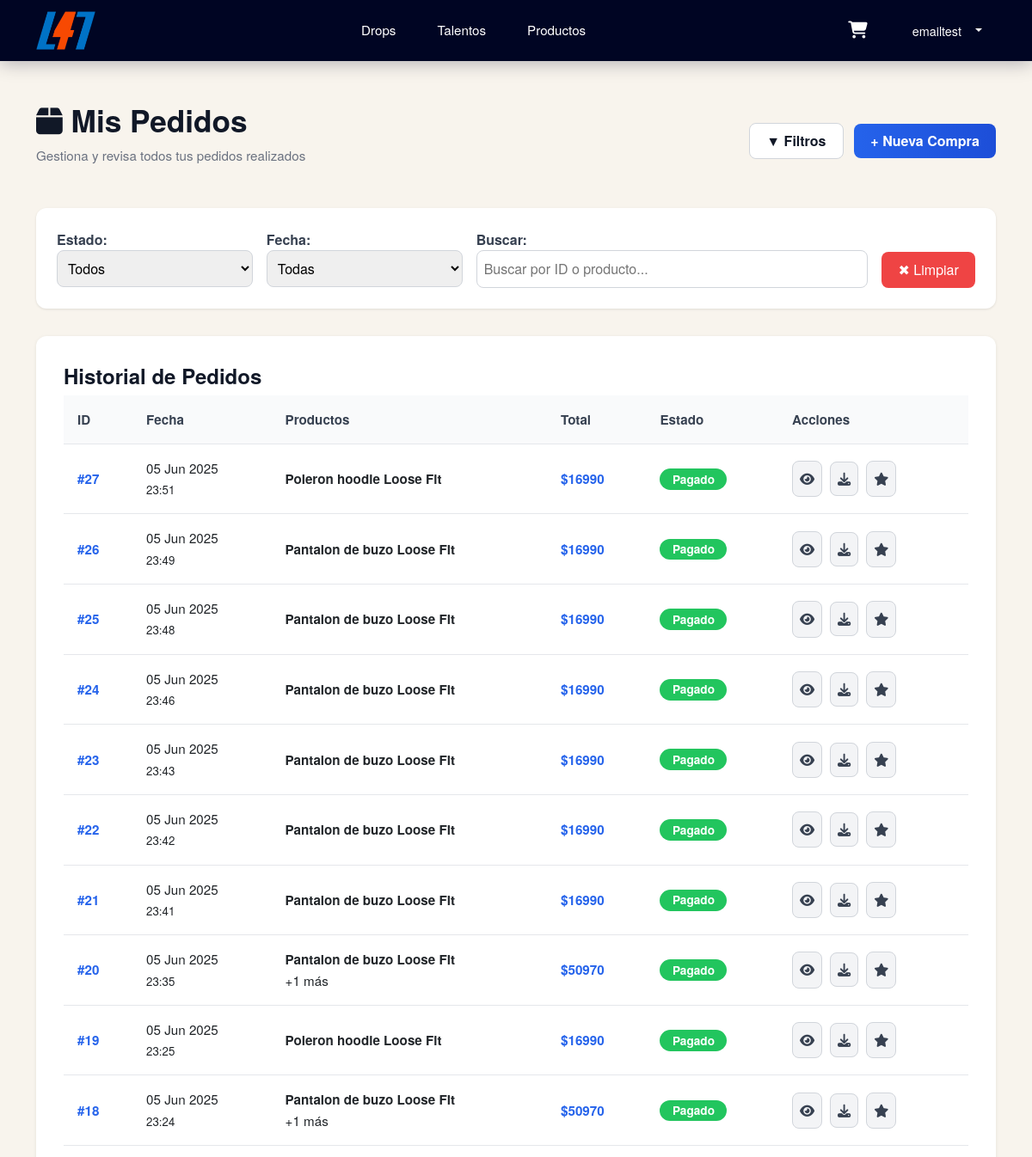
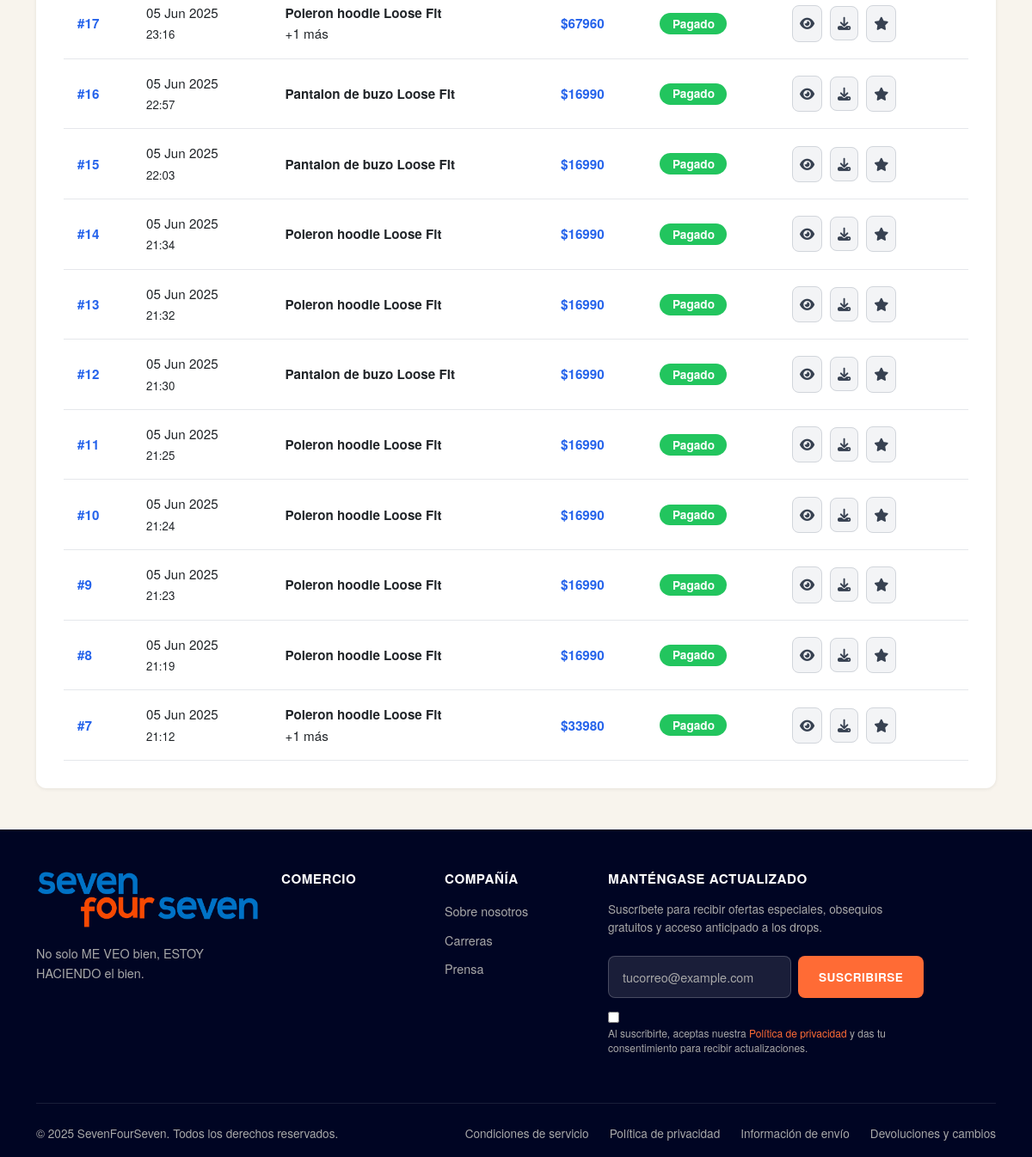
The app's page /orders/mis_pedidos/ (signed in) with its own data (2 pictures, top to bottom).
### apps/user/models.py (models this page shows, shortened)
class CustomUser(AbstractUser):
    image = models.ImageField('Imagen de perfil', upload_to='perfil/', blank=True, null=True)
    active_user = models.BooleanField(default=True)
    admin_user = models.BooleanField(default=False)
    is_staff = models.BooleanField(default=False)

### apps/orders/models.py (models this page shows, shortened)
class Order(models.Model):
    user = models.ForeignKey(CustomUser, on_delete=models.CASCADE)
    created_at = models.DateTimeField(auto_now_add=True)
    total = models.DecimalField(max_digits=10, decimal_places=2)
    payment_id = models.CharField(max_length=100, blank=True, null=True)  # para almacenar ID de MercadoPago/Webpay
    status = models.CharField(max_length=50, default='Pendiente')  # puedes usar: Pendiente, Pagado, Cancelado, etc.

class OrderItem(models.Model):
    order = models.ForeignKey(Order, on_delete=models.CASCADE, related_name='items')
    product = models.ForeignKey(Product, on_delete=models.DO_NOTHING)
    quantity = models.PositiveIntegerField()
    subtotal = models.DecimalField(max_digits=10, decimal_places=2)

### apps/product/models.py (models this page shows, shortened)
class Product(models.Model):
    name = models.CharField(max_length=100)
    price = models.DecimalField(max_digits=10, decimal_places=2)
    description = models.TextField()
    category = models.ForeignKey(ProductCategory, on_delete=models.PROTECT, related_name='products')
    drop = models.ForeignKey(Drop, on_delete=models.CASCADE, related_name='products', blank=True, null=True)
    discount = models.IntegerField( blank=True, null=True)
    stock = models.PositiveIntegerField(default=0)
    is_available = models.BooleanField(default=True)

### apps/orders/views.py (the view)
# urls.py: path('mis_pedidos/', views.mis_pedidos, name='mis_pedidos'),
@login_required
def mis_pedidos(request):
    orders = Order.objects.filter(user=request.user).select_related('user').prefetch_related('items__product')
    estado = request.GET.get('estado')
    fecha = request.GET.get('fecha')
    query = request.GET.get('q')
    if estado:
        orders = orders.filter(status__iexact=estado)
    if fecha:
        days = int(fecha)
        from_date = timezone.now() - timedelta(days=days)
        orders = orders.filter(created_at__gte=from_date)
    if query:
        orders = orders.filter(
            Q(id__icontains=query) |
            Q(items__product__name__icontains=query)
        ).distinct()
    orders = orders.order_by('-created_at')
    return render(request, 'orders/mis_pedidos.html', {'orders': orders})

### apps/orders/templates/orders/mis_pedidos.html (shortened to what this page needs)
{% extends 'base.html' %}
{% load static %}
{% block css %}
<link rel="stylesheet" href="{% static 'orders/css/pedidos.css' %}">
{% endblock css %}
{% block content %}
<div class="container py-5">
    <div class="order-header">
        <div>
            <h2><i class="fas fa-box"></i> Mis Pedidos</h2>
            <p class="order-subtitle">Gestiona y revisa todos tus pedidos realizados</p>
        </div>
        <div>
            <a class="btn btn-outline-dark me-2">&#x25BC; Filtros</a>
            <a class="btn btn-primary">+ Nueva Compra</a>
        </div>
    </div>
    <form class="filters w-100" method="get">
        <div style="flex: 1; min-width: 200px">
            <label>Estado:</label>
            <select>
                <option>Todos</option>
            </select>
        </div>
        <div style="flex: 1; min-width: 200px">
            <label>Fecha:</label>
            <select>
                <option>Todas</option>
            </select>
        </div>
        <div style="flex: 2; min-width: 250px">
            <label>Buscar:</label>
            <input type="text" placeholder="Buscar por ID o producto...">
        </div>
        <div style="align-self: end;">
            <button type="submit" class="btn-clear">&#x2716; Limpiar</button>
        </div>
    </form>
    <div class="order-container">
        <h4 style="font-weight: bold; color: #111827;">Historial de Pedidos</h4>
        <table class="orders-table">
            <thead>
                <tr>
                    <th>ID</th>
                    <th>Fecha</th>
                    <th>Productos</th>
                    <th>Total</th>
                    <th>Estado</th>
                    <th>Acciones</th>
                </tr>
            </thead>
            <tbody>
                {% for order in orders %}
                <tr>
                    <td><a href="#">#{{ order.id }}</a></td>
                    <td>{{ order.created_at|date:"d M Y" }}<br><small>{{ order.created_at|time:"H:i" }}</small></td>
                    <td>
                        <strong>{{ order.items.first.product.name }}</strong><br>
                        {% if order.items.count > 1 %}+{{ order.items.count|add:"-1" }} más{% endif %}
                    </td>
                    <td style="color:#2563eb;"><strong>${{ order.total|floatformat:0 }}</strong></td>
                    <td>
                        <span class="badge {{ order.status|lower }}">{{ order.status|title }}</span>
                    </td>
                    <td>
                        <button class="btn-icon"><i class="fas fa-eye"></i></button>
                        <a href="{% url 'orders:download_invoice' order.id %}" title="Descargar boleta"
                            class="btn-icon"><i class="fas fa-download"></i></a>
                        <button class="btn-icon"><i class="fas fa-star"></i></button>
                    </td>
                </tr>
                {% endfor %}
            </tbody>
        </table>
    </div>
</div>
{% endblock %}

### templates/header.html (shortened to what this page needs)
{% load static %}
<nav class="navbar navbar-expand-lg custom-header p-2">
    <div class="container">
        <a class="navbar-brand" href="{% url 'home:home' %}">
            <img src="{% static 'img/sfs-short-logo.png' %}" alt="L41 Logo" id="logoImg">
        </a>
        <div class="collapse navbar-collapse" id="navbarNav">
            <ul class="navbar-nav mx-auto">
                <li class="nav-item">
                    <a class="nav-link" href="{% url 'drop:drops' %}">Drops</a>
                </li>
                <li class="nav-item">
                    <a class="nav-link" href="{% url 'designers:designers' %}">Talentos</a>
                </li>
                <li class="nav-item">
                    <a class="nav-link" href="{% url 'products:products' %}">Productos</a>
                </li>
            </ul>
            <div class="header-actions">
                <a href="{% url 'cart:view_cart' %}" class="cart-btn">
                    <i class="fa-solid fa-cart-shopping"></i>
                </a>
                {% if user.is_authenticated %}
                <div class="dropdown user-dropdown">
                    <button class="dropdown-toggle" type="button" data-bs-toggle="dropdown">
                        <span>{{user.username}}</span>
                    </button>
                </div>
                {% else %}
                <a href="{% url 'user:login' %}" class="cart-btn">
                    <i class="fa-regular fa-user "></i>
                </a>
                {% endif %}
            </div>
        </div>
    </div>
</nav>

### static/css/styles.css (style rules this page uses)
:root { --primary-bg: #000523; --accent-color: #ff6b35; --text-light: #ffffff; --text-muted: #a8a8a8; --hover-bg: rgba(255, 255, 255, 0.1); }
.custom-header { background-color: var(--primary-bg); padding: 0; position: sticky; top: 0; z-index: 1030; box-shadow: 0 2px 20px rgba(0, 5, 35, 0.3); transition: transform 0.3s ease; }
.navbar-brand img { height: 45px; width: auto; transition: transform 0.2s ease; }
.navbar-nav .nav-link { color: var(--text-light) !important; font-weight: 500; font-size: 0.95rem; padding: 0.75rem 1.25rem !important; position: relative; transition: all 0.3s ease; border-radius: 6px; margin: 0 0.25rem; }
.navbar-nav .nav-link::after { content: ""; position: absolute; bottom: 8px; left: 50%; transform: translateX(-50%); width: 0; height: 2px; background-color: var(--accent-color); transition: width 0.3s ease; }
.header-actions { display: flex; align-items: center; gap: 1rem; }
.cart-btn { position: relative; background: none; border: none; color: var(--text-light); padding: 0.75rem; border-radius: 8px; transition: all 0.3s ease; cursor: pointer; }
.cart-btn i { font-size: 1.25rem; }
.user-dropdown .dropdown-toggle { background: none; border: none; color: var(--text-light); padding: 0.75rem 1rem; border-radius: 8px; transition: all 0.3s ease; display: flex; align-items: center; gap: 0.5rem; font-size: 0.9rem; }
.user-dropdown .dropdown-toggle::after { margin-left: 0.5rem; transition: transform 0.3s ease; }

### apps/orders/static/orders/css/pedidos.css (style rules this page uses)
body { background: #f3f4f6; }
.order-header { display: flex; justify-content: space-between; align-items: center; margin-bottom: 2rem; }
.order-header h2 { font-weight: 800; font-size: 2.2rem; color: #111827; }
.order-subtitle { color: #6b7280; font-size: 0.95rem; }
.btn { font-weight: 600; border-radius: 8px; padding: 0.5rem 1.2rem; cursor: pointer; text-decoration: none; }
.btn-primary { background: linear-gradient(to right, #2563eb, #1d4ed8); color: white; border: none; }
.btn-outline-dark { background: white; border: 1px solid #d1d5db; color: #111827; }
.filters { background: white; padding: 1.5rem; border-radius: 12px; box-shadow: 0 1px 3px rgba(0, 0, 0, 0.1); display: flex; flex-wrap: wrap; gap: 1rem; margin-bottom: 2rem; }
.filters label { font-weight: 600; color: #374151; }
.filters input, .filters select { padding: 0.5rem; border-radius: 8px; border: 1px solid #d1d5db; width: 100%; }
.btn-clear { background: #ef4444; color: white; border: none; padding: 0.5rem 1.2rem; border-radius: 8px; }
.order-container { background: white; border-radius: 12px; box-shadow: 0 1px 4px rgba(0, 0, 0, 0.08); padding: 2rem; }
.orders-table { width: 100%; border-collapse: collapse; font-size: 0.95rem; }
.orders-table th, .orders-table td { padding: 1rem; border-bottom: 1px solid #e5e7eb; text-align: left; }
.orders-table th { background: #f9fafb; color: #374151; font-weight: 700; }
.orders-table td a { color: #2563eb; text-decoration: none; font-weight: 600; }
.badge { padding: 0.35rem 0.9rem; border-radius: 9999px; font-size: 0.85rem; color: white; font-weight: 600; }
.badge.pagado { background: #22c55e; }
.btn-icon { background: #f3f4f6; border: 1px solid #d1d5db; border-radius: 8px; padding: 0.5rem; margin-right: 0.3rem; cursor: pointer; }
.btn-icon i { color: #374151; }

### templates/base.html (style rules this page uses)
body { font-family: 'Helvetica Neue', Arial, sans-serif; background-color: #F8F4ED; line-height: 1.6; }

### records on screen
CustomUser: username "emailtest"
Order: id "27", created_at "05 Jun 2025", created_at "23:51", items.first.product.name "Poleron hoodie Loose Fit", total "16990", status "Pagado"
Order: id "26", created_at "05 Jun 2025", created_at "23:49", items.first.product.name "Pantalon de buzo Loose Fit", total "16990", status "Pagado"
Order: id "25", created_at "05 Jun 2025", created_at "23:48", items.first.product.name "Pantalon de buzo Loose Fit", total "16990", status "Pagado"
Order: id "24", created_at "05 Jun 2025", created_at "23:46", items.first.product.name "Pantalon de buzo Loose Fit", total "16990", status "Pagado"
Order: id "23", created_at "05 Jun 2025", created_at "23:43", items.first.product.name "Pantalon de buzo Loose Fit", total "16990", status "Pagado"
Order: id "22", created_at "05 Jun 2025", created_at "23:42", items.first.product.name "Pantalon de buzo Loose Fit", total "16990", status "Pagado"
Order: id "21", created_at "05 Jun 2025", created_at "23:41", items.first.product.name "Pantalon de buzo Loose Fit", total "16990", status "Pagado"
Order: id "20", created_at "05 Jun 2025", created_at "23:35", items.first.product.name "Pantalon de buzo Loose Fit", items.count|add "1", total "50970", status "Pagado"
Order: id "19", created_at "05 Jun 2025", created_at "23:25", items.first.product.name "Poleron hoodie Loose Fit", total "16990", status "Pagado"
Order: id "18", created_at "05 Jun 2025", created_at "23:24", items.first.product.name "Pantalon de buzo Loose Fit", items.count|add "1", total "50970", status "Pagado"
Order: id "17", created_at "05 Jun 2025", created_at "23:16", items.first.product.name "Poleron hoodie Loose Fit", items.count|add "1", total "67960", status "Pagado"
Order: id "16", created_at "05 Jun 2025", created_at "22:57", items.first.product.name "Pantalon de buzo Loose Fit", total "16990", status "Pagado"
Order: id "15", created_at "05 Jun 2025", created_at "22:03", items.first.product.name "Pantalon de buzo Loose Fit", total "16990", status "Pagado"
Order: id "14", created_at "05 Jun 2025", created_at "21:34", items.first.product.name "Poleron hoodie Loose Fit", total "16990", status "Pagado"
Order: id "13", created_at "05 Jun 2025", created_at "21:32", items.first.product.name "Poleron hoodie Loose Fit", total "16990", status "Pagado"
Order: id "12", created_at "05 Jun 2025", created_at "21:30", items.first.product.name "Pantalon de buzo Loose Fit", total "16990", status "Pagado"
Order: id "11", created_at "05 Jun 2025", created_at "21:25", items.first.product.name "Poleron hoodie Loose Fit", total "16990", status "Pagado"
Order: id "10", created_at "05 Jun 2025", created_at "21:24", items.first.product.name "Poleron hoodie Loose Fit", total "16990", status "Pagado"
Order: id "9", created_at "05 Jun 2025", created_at "21:23", items.first.product.name "Poleron hoodie Loose Fit", total "16990", status "Pagado"
Order: id "8", created_at "05 Jun 2025", created_at "21:19", items.first.product.name "Poleron hoodie Loose Fit", total "16990", status "Pagado"
Order: id "7", created_at "05 Jun 2025", created_at "21:12", items.first.product.name "Poleron hoodie Loose Fit", items.count|add "1", total "33980", status "Pagado"
